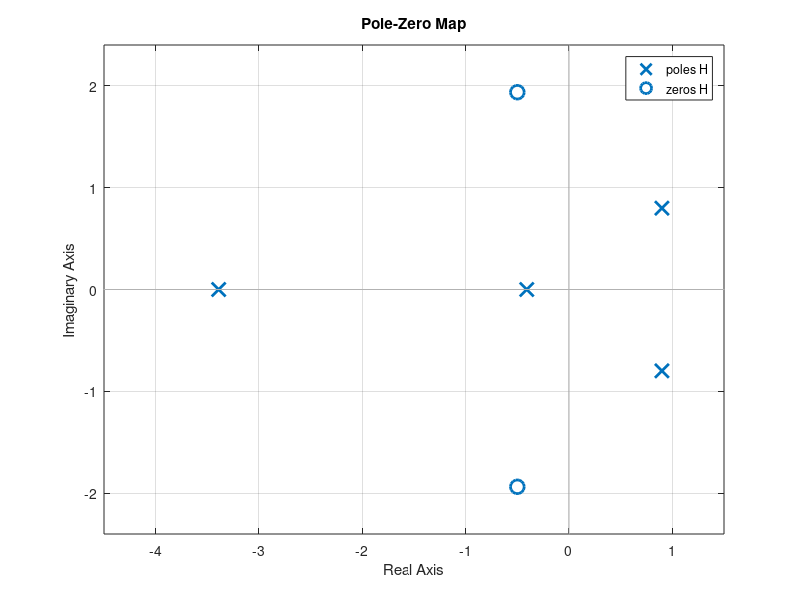

Write MATLAB code to recreate this figure. (Note: this script raises an error after producing the figure.)
clc
close all
%%Ventrapragada Sai Shravani
%PRN=17070123120
%Title: transfer function
H=tf([1 1 4], [1 2 -4 3 2])
%ploting the zeroes and poles
[P,Z]=pzmap(H)
pzmap(H)
[Z, P, K]=tf2zp(num, den)

